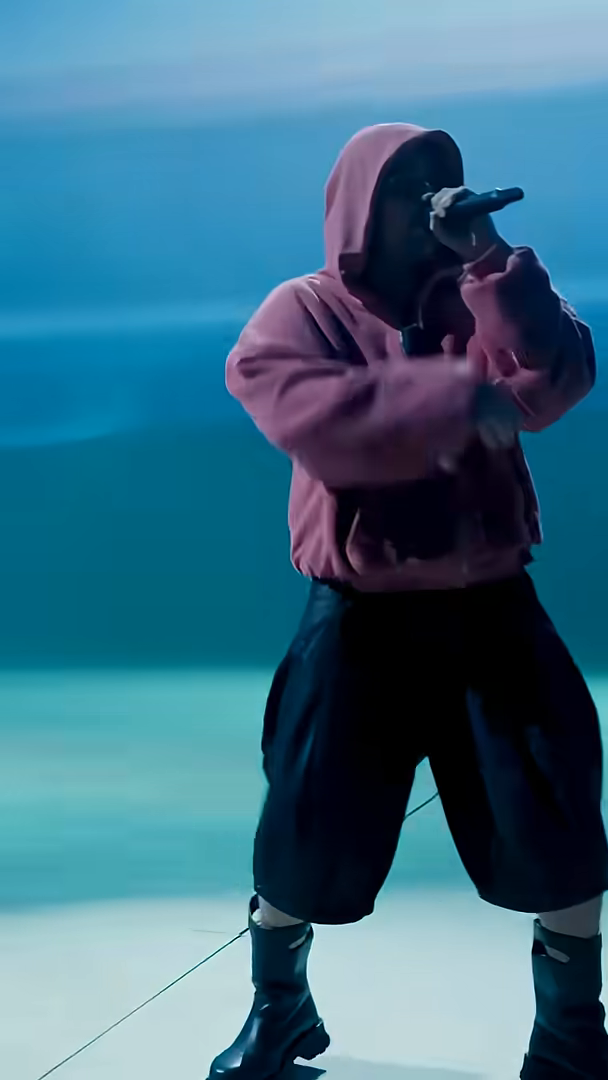
#> input picture assets/showcase/originals/bieber-coachella-stayed.png, 608 x 1080 px
$ python build_post1_bieber_en.py
#> lines starting #> are read from the running program, lines starting #| are printed output that depends on the picture
### scripts/xhs_common.py
"""Shared helpers for the Xiaohongshu / dev.to carousel builders.

Four builders render nine 1080x1440 slides each:
- build_xhs_post1_bieber.py     (CN, Bieber)
- build_xhs_post2_trump.py      (CN, Trump)
- build_post1_bieber_en.py      (EN, Bieber)
- build_post2_trump_en.py       (EN, Trump)

They share identical canvas geometry, palette, panel layout, and the
`how it works` + `outro stats` slides. Per-post slides 01..07 still live
in each builder — only the cross-cutting primitives live here.
"""
from __future__ import annotations

from pathlib import Path
from typing import Callable, Sequence

from PIL import Image, ImageDraw, ImageFont, ImageOps

# ---------------------------------------------------------------------------
# Canvas + palette (identical across all 4 builders)
# ---------------------------------------------------------------------------
W, H = 1080, 1440
BG_DARK = (16, 16, 18)
ACCENT = (255, 92, 48)
WHITE = (240, 240, 240)
MUTED = (150, 150, 155)

# ---------------------------------------------------------------------------
# Font paths
# ---------------------------------------------------------------------------
# CN posts use two distinct font files (STHeiti heavy + Hiragino light).
FONT_CN_HEAVY = "/System/Library/Fonts/STHeiti Medium.ttc"
FONT_CN_LIGHT = "/System/Library/Fonts/Hiragino Sans GB.ttc"

# EN posts use a single .ttc with two named indexes.
FONT_EN_PATH = "/System/Library/Fonts/HelveticaNeue.ttc"
FONT_EN_HEAVY_INDEX = 1  # Bold
FONT_EN_LIGHT_INDEX = 0  # Regular

# Fallback used when an EN font file is missing.
FONT_FALLBACK = FONT_CN_HEAVY


# ---------------------------------------------------------------------------
# Font loader factories
# ---------------------------------------------------------------------------
FontFn = Callable[..., ImageFont.FreeTypeFont]


# [8 lines left out: function make_cn_font_loader, not called in this run]


def make_en_font_loader() -> FontFn:
    """Return a `font(size, heavy=True)` closure for EN posts (falls back to STHeiti)."""

    def font(size: int, heavy: bool = True) -> ImageFont.FreeTypeFont:
        idx = FONT_EN_HEAVY_INDEX if heavy else FONT_EN_LIGHT_INDEX
        try:
            return ImageFont.truetype(FONT_EN_PATH, size, index=idx)
        except Exception:
            return ImageFont.truetype(FONT_FALLBACK, size)

    return font


# ---------------------------------------------------------------------------
# Generic image primitives (byte-identical across all 4 builders)
# ---------------------------------------------------------------------------
def checker_bg(canvas_size, tile=20, color1=(30, 30, 32), color2=(20, 20, 22)):
    """2-tone checker background — used behind every extracted layer panel."""
    c = Image.new("RGB", canvas_size, color1)
    d = ImageDraw.Draw(c)
    for y in range(0, canvas_size[1], tile):
        for x in range(0, canvas_size[0], tile):
            if ((x // tile) + (y // tile)) % 2 == 0:
                d.rectangle([x, y, x + tile, y + tile], fill=color2)
    return c


def subject_centering(layer_path, default=(0.5, 0.5)):
    """Return (cx, cy) in [0,1] from the layer's alpha bounding box.

    Used to bias center-crop toward the subject so a 16:9 source doesn't
    crop the person out of the frame.
    """
    try:
        img = Image.open(layer_path).convert("RGBA")
        bbox = img.split()[-1].getbbox()
        if bbox is None:
            return default
        cx = (bbox[0] + bbox[2]) / 2 / img.width
        cy = (bbox[1] + bbox[3]) / 2 / img.height
        return (max(0.0, min(1.0, cx)), max(0.0, min(1.0, cy)))
    except Exception:
        return default


def fit_cover(img, box_w, box_h, centering=(0.5, 0.5)):
    """Center-crop + resize so the image exactly fills (box_w, box_h)."""
    return ImageOps.fit(img, (box_w, box_h), method=Image.LANCZOS,
                        centering=centering)


def fit_contain(img, box_w, box_h):
    """Proportional downscale so the image fits inside (box_w, box_h)."""
    iw, ih = img.size
    r = min(box_w / iw, box_h / ih)
    return img.resize((int(iw * r), int(ih * r)), Image.LANCZOS)


# [10 lines left out: function compose_photo, not called in this run]


# ---------------------------------------------------------------------------
# Top badge + bottom caption — geometry differs between CN and EN posts
# ---------------------------------------------------------------------------
# CN: 56pt heavy title, 22pt light subtitle, badge height 102px.
# EN: 48pt heavy title, 22pt light subtitle, badge height 84px.
# Bottom caption: CN uses 44pt heavy + 26pt light; EN uses 40pt heavy + 24pt light.
def add_top_badge(canvas, title, subtitle="", color=ACCENT, pad_top=60, *,
                  font: FontFn, title_size: int, subtitle_size: int = 22,
                  badge_height: int = 102, subtitle_gap: int = 80):
    d = ImageDraw.Draw(canvas)
    f_title = font(title_size, heavy=True)
    bbox = d.textbbox((0, 0), title, font=f_title)
    tw = bbox[2] - bbox[0]
    x = (canvas.width - tw) // 2
    d.rectangle([x - 30, pad_top - 18, x + tw + 30, pad_top + badge_height - 18],
                fill=(0, 0, 0, 200), outline=color, width=3)
    d.text((x, pad_top), title, fill=WHITE, font=f_title)
    if subtitle:
        f_sub = font(subtitle_size, heavy=False)
        ebbox = d.textbbox((0, 0), subtitle, font=f_sub)
        ex = (canvas.width - (ebbox[2] - ebbox[0])) // 2
        d.text((ex, pad_top + subtitle_gap), subtitle, fill=MUTED, font=f_sub)
    return canvas


def add_bottom_caption(canvas, text, sub_text="", color=WHITE, *,
                       font: FontFn, text_size: int, sub_size: int,
                       sub_gap: int):
    d = ImageDraw.Draw(canvas)
    f = font(text_size, heavy=True)
    bbox = d.textbbox((0, 0), text, font=f)
    tw = bbox[2] - bbox[0]
    x = (canvas.width - tw) // 2
    y = canvas.height - 160
    overlay = Image.new("RGBA", canvas.size, (0, 0, 0, 0))
    od = ImageDraw.Draw(overlay)
    od.rectangle([0, y - 20, canvas.width, y + 110], fill=(0, 0, 0, 180))
    canvas = Image.alpha_composite(canvas.convert("RGBA"), overlay).convert("RGB")
    d = ImageDraw.Draw(canvas)
    d.text((x, y), text, fill=color, font=f)
    if sub_text:
        f2 = font(sub_size, heavy=False)
        sbbox = d.textbbox((0, 0), sub_text, font=f2)
        sx = (canvas.width - (sbbox[2] - sbbox[0])) // 2
        d.text((sx, y + sub_gap), sub_text, fill=MUTED, font=f2)
    return canvas


# ---------------------------------------------------------------------------
# Locale bundle — per-builder font loader + badge/caption sizes + labels
# ---------------------------------------------------------------------------
class Locale:
    """Bundles everything that varies between CN and EN builders.

    Carried as a single argument through the shared slide helpers so each
    builder only constructs it once and hands it off.
    """

    def __init__(self, *, font: FontFn, badge_title_size: int,
                 badge_subtitle_size: int, badge_height: int,
                 badge_subtitle_gap: int, caption_text_size: int,
                 caption_sub_size: int, caption_sub_gap: int,
                 original_label: str, extracted_label: str,
                 panel_label_size: int, panel_label_y_offset: int):
        self.font = font
        self.badge_title_size = badge_title_size
        self.badge_subtitle_size = badge_subtitle_size
        self.badge_height = badge_height
        self.badge_subtitle_gap = badge_subtitle_gap
        self.caption_text_size = caption_text_size
        self.caption_sub_size = caption_sub_size
        self.caption_sub_gap = caption_sub_gap
        self.original_label = original_label
        self.extracted_label = extracted_label
        self.panel_label_size = panel_label_size
        self.panel_label_y_offset = panel_label_y_offset

    def top_badge(self, canvas, title, subtitle=""):
        return add_top_badge(
            canvas, title, subtitle, font=self.font,
            title_size=self.badge_title_size,
            subtitle_size=self.badge_subtitle_size,
            badge_height=self.badge_height,
            subtitle_gap=self.badge_subtitle_gap,
        )

    def bottom_caption(self, canvas, text, sub_text=""):
        return add_bottom_caption(
            canvas, text, sub_text, font=self.font,
            text_size=self.caption_text_size,
            sub_size=self.caption_sub_size,
            sub_gap=self.caption_sub_gap,
        )


# [9 lines left out: function cn_locale, not called in this run]


def en_locale() -> Locale:
    return Locale(
        font=make_en_font_loader(),
        badge_title_size=48, badge_subtitle_size=22,
        badge_height=84, badge_subtitle_gap=78,
        caption_text_size=40, caption_sub_size=24, caption_sub_gap=58,
        original_label="Original", extracted_label="Extracted layer  >",
        panel_label_size=26, panel_label_y_offset=38,
    )


# ---------------------------------------------------------------------------
# Shared compound slides
# ---------------------------------------------------------------------------
def make_compare_slide(loc: Locale, orig_path, layer_path, title, subtitle,
                       bottom, bottom_sub, layer_use_photo_bg=False,
                       orig_centering=None):
    """Half/half compare: original (center-cropped cover) | layer on checker."""
    c = Image.new("RGB", (W, H), BG_DARK)
    panel_w, panel_h = 500, 1100
    gap = 40
    start_x = (W - 2 * panel_w - gap) // 2
    start_y = (H - panel_h) // 2 + 40

    if orig_centering is None:
        orig_centering = subject_centering(layer_path)

    orig_img = Image.open(orig_path).convert("RGB")
    orig_fitted = fit_cover(orig_img, panel_w, panel_h, centering=orig_centering)
    orig_panel = Image.new("RGB", (panel_w, panel_h), BG_DARK)
    orig_panel.paste(orig_fitted, (0, 0))
    od = ImageDraw.Draw(orig_panel)
    od.rectangle([0, 0, panel_w - 1, panel_h - 1], outline=(60, 60, 65), width=2)
    c.paste(orig_panel, (start_x, start_y))

    if layer_use_photo_bg:
        layer_panel = Image.new("RGB", (panel_w, panel_h), BG_DARK)
    else:
        layer_panel = checker_bg((panel_w, panel_h))
    layer_img = Image.open(layer_path).convert("RGBA")
    lbbox = layer_img.split()[-1].getbbox()
    if lbbox is not None:
        layer_img = layer_img.crop(lbbox)
    fit_l = fit_contain(layer_img, panel_w - 40, panel_h - 40)
    lx = (panel_w - fit_l.width) // 2
    ly = (panel_h - fit_l.height) // 2
    layer_panel_rgba = layer_panel.convert("RGBA")
    layer_panel_rgba.paste(fit_l, (lx, ly), fit_l)
    ld = ImageDraw.Draw(layer_panel_rgba)
    ld.rectangle([0, 0, panel_w - 1, panel_h - 1], outline=ACCENT, width=2)
    c.paste(layer_panel_rgba.convert("RGB"), (start_x + panel_w + gap, start_y))

    d = ImageDraw.Draw(c)
    f_pl = loc.font(loc.panel_label_size, heavy=False)
    d.text((start_x + 20, start_y - loc.panel_label_y_offset),
           loc.original_label, fill=MUTED, font=f_pl)
    d.text((start_x + panel_w + gap + 20, start_y - loc.panel_label_y_offset),
           loc.extracted_label, fill=ACCENT, font=f_pl)

    c = loc.top_badge(c.convert("RGBA"), title, subtitle).convert("RGB")
    c = loc.bottom_caption(c.convert("RGBA"), bottom, bottom_sub).convert("RGB")
    return c


# [208 lines left out: functions make_anatomy_grid, render_how_slide, render_outro_slide, not called in this run]

### scripts/build_post1_bieber_en.py
"""Build English-language carousel Post #1 — Justin Bieber Coachella 2026.

9 slides at 1080x1440 (3:4) for dev.to / Twitter / GitHub Discussion.

Narrative:
  01 cover
  02 stayed: orig vs subject
  03 stayed: orig vs teal stage
  04 baby: orig vs frontal subject
  05 face anatomy: 6-panel grid
  06 speed-demon: orig vs subject
  07 speed-demon: orig vs red stage
  08 how it works: Claude Code + Vulca attribution
  09 outro stats

English-only sibling of build_xhs_post1_bieber.py. Cross-post helpers live
in xhs_common.py.
"""
from __future__ import annotations

from pathlib import Path

from PIL import Image, ImageDraw

from xhs_common import (
    ACCENT, BG_DARK, H, W, WHITE,
    en_locale, fit_cover, make_anatomy_grid, make_compare_slide,
    render_how_slide, render_outro_slide,
)

REPO = Path(__file__).resolve().parents[1]
OUT = REPO / "assets" / "social" / "post1-bieber-en"
OUT.mkdir(parents=True, exist_ok=True)

LAYERS = REPO / "assets" / "showcase" / "layers_v2"
ORIGS = REPO / "assets" / "showcase" / "originals"

LOC = en_locale()
font = LOC.font

# Shared EN style for how + outro slides (typography differs from CN).
HOW_STYLE = {
    "title_y": 140,
    "brand_size": 64,
    "step_size": 34,
    "step_sub_size": 22,
    "step_y0": 500,
    "step_sub_gap": 52,
    "tag_size": 42,
}
OUTRO_STYLE = {
    "num_y": 240,
    "label_size": 40,
    "label_y": 480,
    "hr_size": 52,
    "hr_y": 670,
    "credit_size": 26,
    "credit_y0": 790,
    "credit_gap": 42,
    "cta_size": 36,
}


def slide_01_cover():
    c = Image.new("RGB", (W, H), BG_DARK)
    orig = Image.open(ORIGS / "bieber-coachella-stayed.png").convert("RGB")
    bg = fit_cover(orig, W, H, centering=(0.5, 0.5))
    veil = Image.new("RGBA", (W, H), (0, 0, 0, 120))
    c = Image.alpha_composite(bg.convert("RGBA"), veil).convert("RGB")

    d = ImageDraw.Draw(c)
    f_big = font(84, heavy=True)
    for i, line in enumerate(["I let Claude", "decompose Bieber"]):
        bbox = d.textbbox((0, 0), line, font=f_big)
        tw = bbox[2] - bbox[0]
        y_off = 140 + i * 110
        color = WHITE if i == 0 else ACCENT
        d.text(((W - tw) // 2, y_off), line, fill=color, font=f_big)

    f_sub = font(34, heavy=False)
    sub = "Coachella 2026 - fully automated layer decomposition"
    sbbox = d.textbbox((0, 0), sub, font=f_sub)
    d.text(((W - (sbbox[2] - sbbox[0])) // 2, 390), sub, fill=WHITE, font=f_sub)

    f_small = font(30, heavy=True)
    bottom = "-> swipe for all"
    bbox2 = d.textbbox((0, 0), bottom, font=f_small)
    overlay = Image.new("RGBA", (W, H), (0, 0, 0, 0))
    od = ImageDraw.Draw(overlay)
    od.rectangle([0, H - 140, W, H - 60], fill=(0, 0, 0, 180))
    c = Image.alpha_composite(c.convert("RGBA"), overlay).convert("RGB")
    d = ImageDraw.Draw(c)
    d.text(((W - (bbox2[2] - bbox2[0])) // 2, H - 120), bottom,
           fill=ACCENT, font=f_small)
    c.save(OUT / "01-cover.png", quality=95)
    print("[ok] 01-cover.png")


def slide_02_stayed_subject():
    c = make_compare_slide(
        LOC,
        ORIGS / "bieber-coachella-stayed.png",
        LAYERS / "bieber-coachella-stayed" / "bieber.png",
        "Subject extracted", "pose 1 / pink",
        "AI isolates the subject", "background removed automatically",
    )
    c.save(OUT / "02-stayed-subject.png", quality=95)
    print("[ok] 02-stayed-subject.png")


def slide_03_stayed_bg():
    c = make_compare_slide(
        LOC,
        ORIGS / "bieber-coachella-stayed.png",
        LAYERS / "bieber-coachella-stayed" / "teal_stage.png",
        "Stage background", "pose 1 / pink",
        "Stage lighting isolated", "teal wash extracted as its own layer",
        layer_use_photo_bg=True,
    )
    c.save(OUT / "03-stayed-bg.png", quality=95)
    print("[ok] 03-stayed-bg.png")


def slide_04_baby_subject():
    c = make_compare_slide(
        LOC,
        ORIGS / "bieber-coachella-baby.png",
        LAYERS / "bieber-coachella-baby" / "bieber.png",
        "Frontal pose - subject", "pose 2 / baby",
        "Frontal face, same pipeline", "no prompt tweaks between poses",
    )
    c.save(OUT / "04-baby-subject.png", quality=95)
    print("[ok] 04-baby-subject.png")


# [132 lines left out: functions slide_05_face_anatomy, slide_06_sd_subject, slide_07_sd_bg, slide_08_how, slide_09_outro, write_caption_md and 1 more, not called in this run]


def main():
    slide_01_cover()
#> in slide_01_cover, orig is the input picture: PIL image 608x1080 RGB; mean R, G, B 60.6, 109.7, 133
#> the loop in slide_01_cover, `for i, line in enumerate(["I let Claude", "decompose Bieber"]):` made 2 passes
#> (bbox, tw) on passes 1 to 2: ((0, 14, 478, 79), 478), ((0, 14, 784, 95), 784)
#> in slide_01_cover, `sbbox = d.textbbox((0, 0), sub, font=f_sub)`: sbbox = (0, 6, 924, 39)
#> in slide_01_cover, `bbox2 = d.textbbox((0, 0), bottom, font=f_small)`: bbox2 = (0, 5, 227, 34)
    slide_02_stayed_subject()
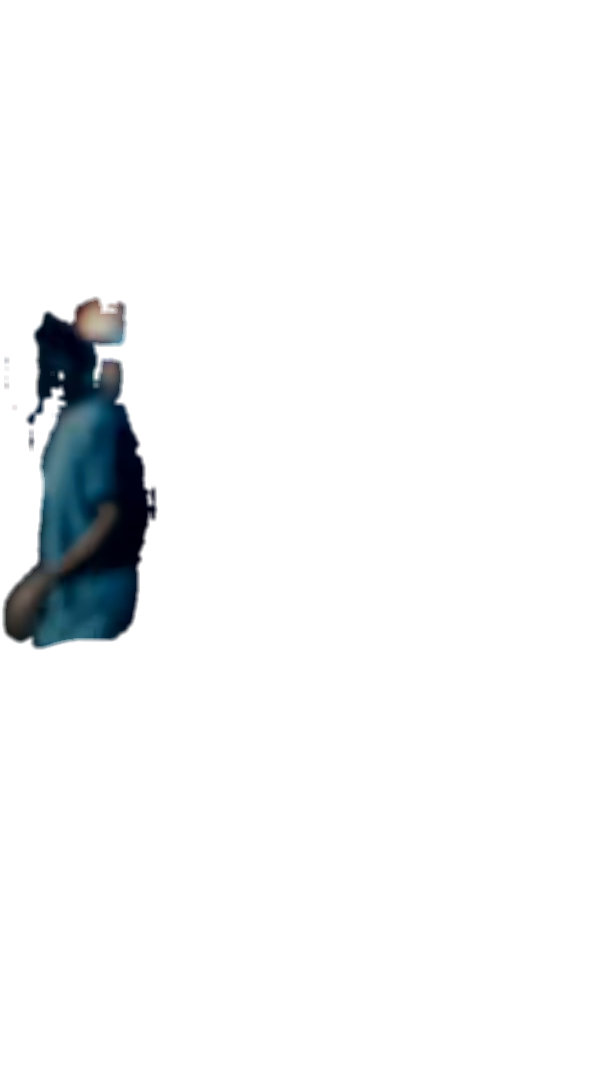
#> input picture assets/showcase/layers_v2/bieber-coachella-baby/bieber.png, 608 x 1080 px, found by its file name
#> in subject_centering, img is the input picture: PIL image 608x1080 RGBA; mean R, G, B, A 20.9, 17.1, 19.9, 12.4
#> in subject_centering, `bbox = img.split()[-1].getbbox()`: bbox = (2, 296, 158, 650)
#> in subject_centering, `cx = (bbox[0] + bbox[2]) / 2 / img.width`: cx = 0.132
#> in subject_centering, `cy = (bbox[1] + bbox[3]) / 2 / img.height`: cy = 0.438
#> in make_compare_slide, `orig_centering = subject_centering(layer_path)`: orig_centering = (0.132, 0.438)
#> in make_compare_slide, `layer_panel = checker_bg((panel_w, panel_h))`:
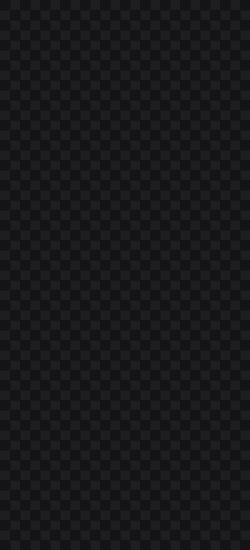
#> layer_panel: PIL image 500x1100 RGB (shown at 1/2 size); mean R, G, B 24.5, 24.5, 26.5
#> in make_compare_slide, `lbbox = layer_img.split()[-1].getbbox()`: lbbox = (2, 296, 158, 650)
#> in add_top_badge, `bbox = d.textbbox((0, 0), title, font=f_title)`: bbox = (0, 9, 425, 55)
#> in add_top_badge, `tw = bbox[2] - bbox[0]`: tw = 425
#> in add_top_badge, `x = (canvas.width - tw) // 2`: x = 327
#> in add_top_badge, `ebbox = d.textbbox((0, 0), subtitle, font=f_sub)`: ebbox = (0, 4, 142, 26)
#> in add_top_badge, `ex = (canvas.width - (ebbox[2] - ebbox[0])) // 2`: ex = 469
#> in add_bottom_caption, `bbox = d.textbbox((0, 0), text, font=f)`: bbox = (0, 8, 441, 46)
#> in add_bottom_caption, `tw = bbox[2] - bbox[0]`: tw = 441
#> in add_bottom_caption, `x = (canvas.width - tw) // 2`: x = 319
#> in add_bottom_caption, `canvas = Image.alpha_composite(canvas.convert("RGBA"), overlay).conver..`:
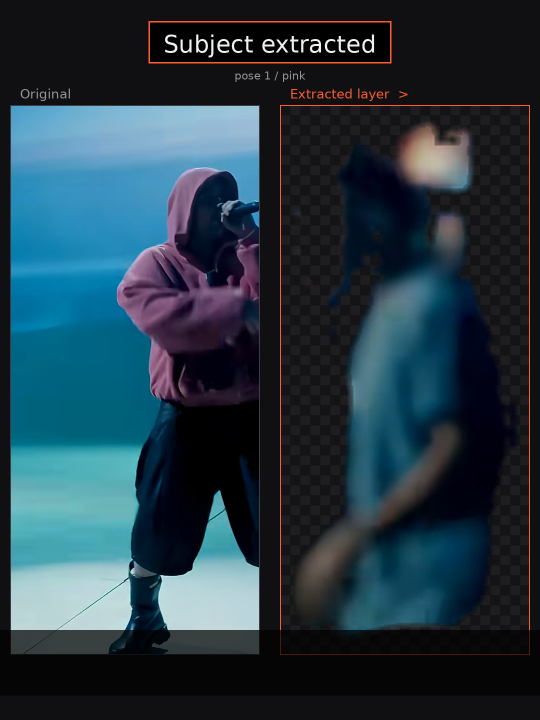
#> canvas: PIL image 1080x1440 RGB (shown at 1/2 size); mean R, G, B 36.5, 57, 68.1
#> in add_bottom_caption, `sbbox = d.textbbox((0, 0), sub_text, font=f2)`: sbbox = (0, 5, 427, 28)
#> in add_bottom_caption, `sx = (canvas.width - (sbbox[2] - sbbox[0])) // 2`: sx = 326
    slide_03_stayed_bg()
#> call 2 of subject_centering, with default = (0.5, 0.5)
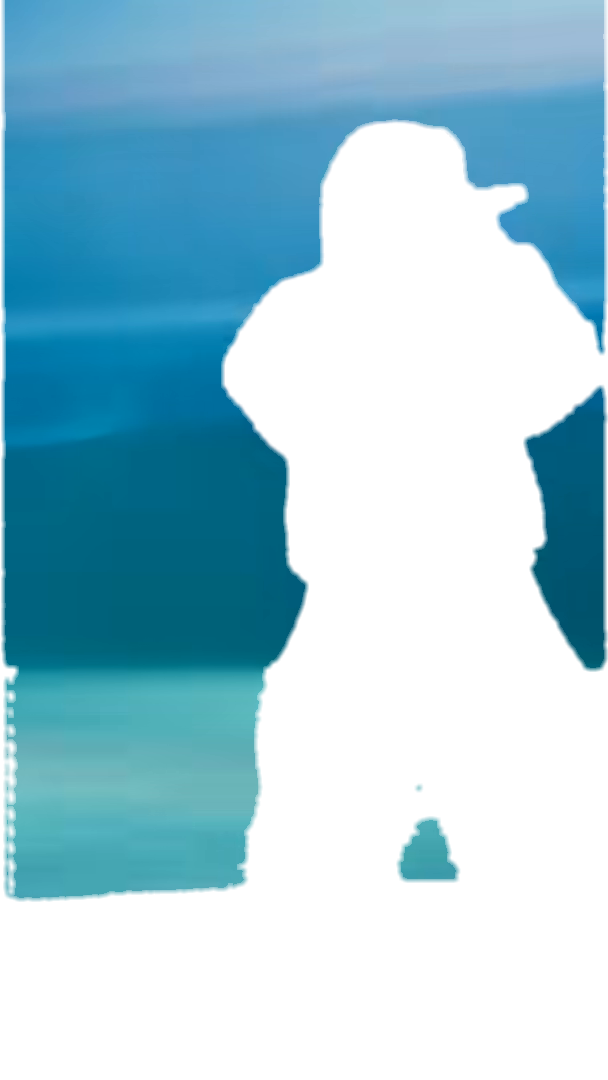
#> input picture assets/showcase/layers_v2/bieber-coachella-stayed/teal_stage.png, 608 x 1080 px
#> in subject_centering, img is the input picture: PIL image 608x1080 RGBA; mean R, G, B, A 60.6, 109.7, 133, 124.1
#> in subject_centering (call 2), `bbox = img.split()[-1].getbbox()`: bbox = (1, 0, 608, 902)
#> in subject_centering (call 2), `cx = (bbox[0] + bbox[2]) / 2 / img.width`: cx = 0.501
#> in subject_centering (call 2), `cy = (bbox[1] + bbox[3]) / 2 / img.height`: cy = 0.418
#> call 2 of add_bottom_caption, with text = 'Stage lighting isolated', sub_text = 'teal wash extracted as its own layer', color = (240, 240, 240), text_size = 40, sub_size = 24, sub_gap = 58
#> in add_bottom_caption (call 2), `bbox = d.textbbox((0, 0), text, font=f)`: bbox = (0, 8, 449, 46)
#> in add_bottom_caption (call 2), `tw = bbox[2] - bbox[0]`: tw = 449
#> in add_bottom_caption (call 2), `x = (canvas.width - tw) // 2`: x = 315
#> in add_bottom_caption (call 2), `canvas = Image.alpha_composite(canvas.convert("RGBA"), overlay).conver..`:
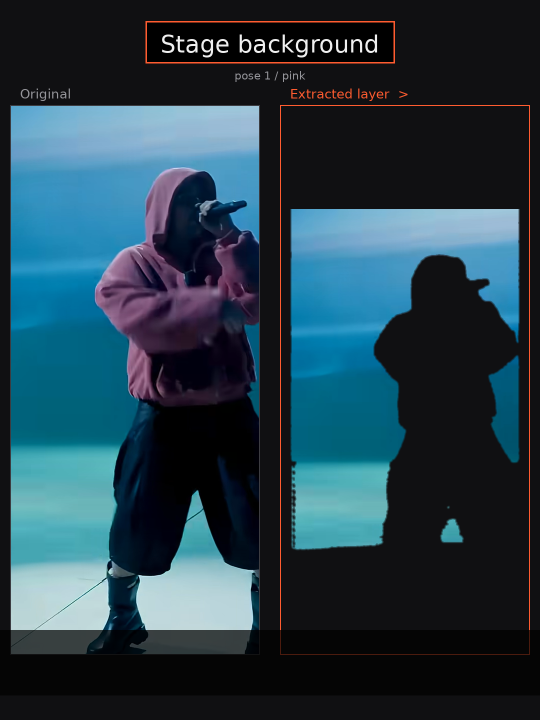
#> canvas: PIL image 1080x1440 RGB (shown at 1/2 size); mean R, G, B 37.2, 61.5, 73.6
#> in add_bottom_caption (call 2), `sbbox = d.textbbox((0, 0), sub_text, font=f2)`: sbbox = (0, 5, 434, 28)
#> in add_bottom_caption (call 2), `sx = (canvas.width - (sbbox[2] - sbbox[0])) // 2`: sx = 323
    slide_04_baby_subject()
    slide_05_face_anatomy()
    slide_06_sd_subject()
    slide_07_sd_bg()
    slide_08_how()
    slide_09_outro()
    write_caption_md()
    write_hashtags_txt()
    print(f"\n[ok] 9 slides + caption + hashtags -> {OUT}")


if __name__ == "__main__":
#> (the run stopped early here; a loop or call above may not have finished)
